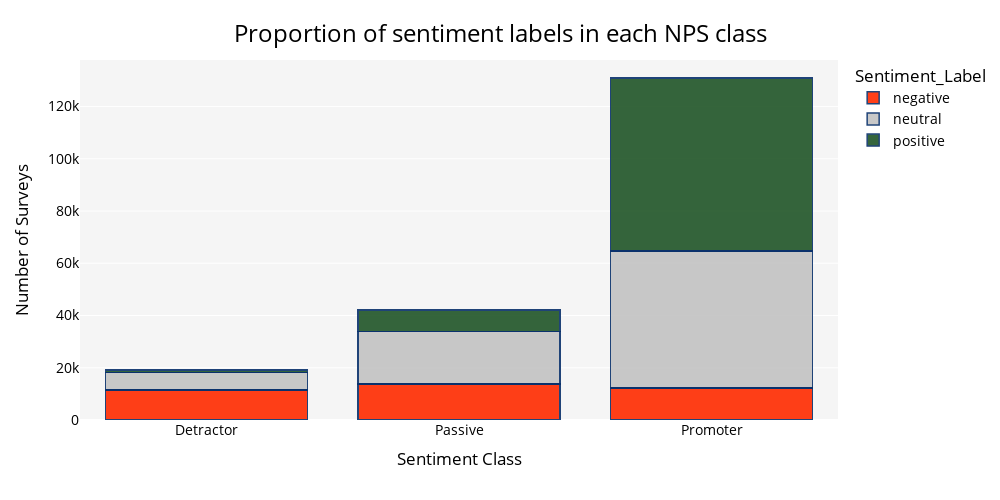

Notebook source saved alongside this figure:
### Code cell
df_nps_sen = df.copy()
#display(df_nps_sen)

df_nps_sen = df_nps_sen.groupby(['NPS_Class', 'Sentiment_Label']).size().reset_index(name='Count')
#display(df_nps_sen)

color_map = {
    'positive': '#205527', 
    'negative': '#FF2B00',  
    'neutral': '#C3C3C3' 
}

fig = px.bar(df_nps_sen, 
             x='NPS_Class', 
             y='Count', 
             color='Sentiment_Label', 
             color_discrete_map=color_map,
             labels={'Count': 'Number of Surveys', 'Country': 'Country'},
             barmode='stack')

fig.update_layout(
    height = 500,
    width = 1000,
    title={
        'text': 'Proportion of sentiment labels in each NPS class',
        'y': 0.95,
        'x': 0.5,
        'xanchor': 'center',
        'yanchor': 'top',
        'font': {
            'size': 24
        }
    },
    #xaxis_title="Country",

    xaxis=dict(
    title='Sentiment Class',
    tickmode='linear'),
    
    yaxis_title="Number of Surveys",
    plot_bgcolor='#f5f5f5',
    paper_bgcolor='#ffffff',
    font=dict(
        size=14,
        color='#000000'
    ),
    bargap=0.2  # Gap between bars
)

fig.update_traces(
    #texttemplate='%{y}',
    textposition='outside',
    marker_line_color='rgb(8,48,107)',
    marker_line_width=1.5,
    opacity=0.9
)

fig.show()

### Figure 1 — Plotly figure (JSON) as saved in the notebook; plotly's stock layout.template omitted (floating-point values rounded to 4 significant figures)
{"data": [{"alignmentgroup": "True", "hovertemplate": "Sentiment_Label=negative<br>NPS_Class=%{x}<br>Number of Surveys=%{y}<extra></extra>", "legendgroup": "negative", "marker": {"color": "#FF2B00", "line": {"color": "rgb(8,48,107)", "width": 1.5}, "pattern": {"shape": ""}}, "name": "negative", "offsetgroup": "negative", "opacity": 0.9, "orientation": "v", "showlegend": true, "textposition": "outside", "type": "bar", "x": ["Detractor", "Passive", "Promoter"], "xaxis": "x", "y": [11549, 13801, 12268], "yaxis": "y"}, {"alignmentgroup": "True", "hovertemplate": "Sentiment_Label=neutral<br>NPS_Class=%{x}<br>Number of Surveys=%{y}<extra></extra>", "legendgroup": "neutral", "marker": {"color": "#C3C3C3", "line": {"color": "rgb(8,48,107)", "width": 1.5}, "pattern": {"shape": ""}}, "name": "neutral", "offsetgroup": "neutral", "opacity": 0.9, "orientation": "v", "showlegend": true, "textposition": "outside", "type": "bar", "x": ["Detractor", "Passive", "Promoter"], "xaxis": "x", "y": [6624, 20056, 52493], "yaxis": "y"}, {"alignmentgroup": "True", "hovertemplate": "Sentiment_Label=positive<br>NPS_Class=%{x}<br>Number of Surveys=%{y}<extra></extra>", "legendgroup": "positive", "marker": {"color": "#205527", "line": {"color": "rgb(8,48,107)", "width": 1.5}, "pattern": {"shape": ""}}, "name": "positive", "offsetgroup": "positive", "opacity": 0.9, "orientation": "v", "showlegend": true, "textposition": "outside", "type": "bar", "x": ["Detractor", "Passive", "Promoter"], "xaxis": "x", "y": [1013, 8231, 66160], "yaxis": "y"}], "layout": {"bargap": 0.2, "barmode": "stack", "font": {"color": "#000000", "size": 14}, "height": 500, "legend": {"title": {"text": "Sentiment_Label"}, "tracegroupgap": 0}, "margin": {"t": 60}, "paper_bgcolor": "#ffffff", "plot_bgcolor": "#f5f5f5", "title": {"font": {"size": 24}, "text": "Proportion of sentiment labels in each NPS class", "x": 0.5, "xanchor": "center", "y": 0.95, "yanchor": "top"}, "width": 1000, "xaxis": {"anchor": "y", "autorange": true, "domain": [0, 1], "range": [-0.5, 2.5], "tickmode": "linear", "title": {"text": "Sentiment Class"}, "type": "category"}, "yaxis": {"anchor": "x", "autorange": true, "domain": [0, 1], "range": [0, 137800.0], "title": {"text": "Number of Surveys"}, "type": "linear"}}}
